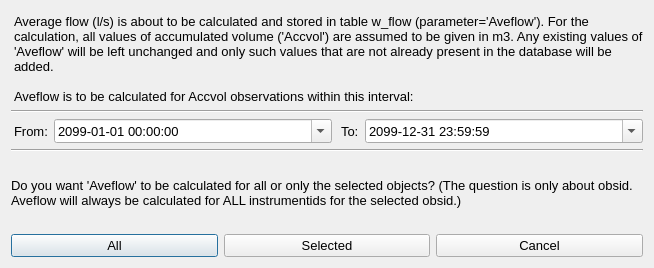
<?xml version="1.0" encoding="UTF-8"?>
<ui version="4.0">
 <class>Dialog</class>
 <widget class="QDialog" name="Dialog">
  <property name="windowModality">
   <enum>Qt::NonModal</enum>
  </property>
  <property name="enabled">
   <bool>true</bool>
  </property>
  <property name="geometry">
   <rect>
    <x>0</x>
    <y>0</y>
    <width>493</width>
    <height>268</height>
   </rect>
  </property>
  <property name="sizePolicy">
   <sizepolicy hsizetype="MinimumExpanding" vsizetype="MinimumExpanding">
    <horstretch>0</horstretch>
    <verstretch>0</verstretch>
   </sizepolicy>
  </property>
  <property name="minimumSize">
   <size>
    <width>0</width>
    <height>0</height>
   </size>
  </property>
  <property name="maximumSize">
   <size>
    <width>16777215</width>
    <height>16777215</height>
   </size>
  </property>
  <property name="windowTitle">
   <string>Dialog</string>
  </property>
  <property name="modal">
   <bool>false</bool>
  </property>
  <layout class="QVBoxLayout" name="verticalLayout_2">
   <item>
    <layout class="QVBoxLayout" name="verticalLayout">
     <item>
      <widget class="QLabel" name="Instructions">
       <property name="sizePolicy">
        <sizepolicy hsizetype="MinimumExpanding" vsizetype="Preferred">
         <horstretch>0</horstretch>
         <verstretch>0</verstretch>
        </sizepolicy>
       </property>
       <property name="minimumSize">
        <size>
         <width>0</width>
         <height>0</height>
        </size>
       </property>
       <property name="font">
        <font>
         <family>Arial</family>
         <pointsize>10</pointsize>
         <weight>50</weight>
         <bold>false</bold>
         <kerning>true</kerning>
        </font>
       </property>
       <property name="text">
        <string>Average flow (l/s) is about to be calculated and stored in table w_flow (parameter='Aveflow'). For the calculation, all values of accumulated volume ('Accvol') are assumed to be given in m3. Any existing values of 'Aveflow' will be left unchanged and only such values that are not already present in the database will be added. 

Aveflow is to be calculated for Accvol observations within this interval:</string>
       </property>
       <property name="alignment">
        <set>Qt::AlignLeading|Qt::AlignLeft|Qt::AlignTop</set>
       </property>
       <property name="wordWrap">
        <bool>true</bool>
       </property>
       <property name="indent">
        <number>3</number>
       </property>
      </widget>
     </item>
     <item>
      <widget class="Line" name="line">
       <property name="sizePolicy">
        <sizepolicy hsizetype="Expanding" vsizetype="Fixed">
         <horstretch>0</horstretch>
         <verstretch>0</verstretch>
        </sizepolicy>
       </property>
       <property name="minimumSize">
        <size>
         <width>0</width>
         <height>0</height>
        </size>
       </property>
       <property name="font">
        <font>
         <family>Arial</family>
        </font>
       </property>
       <property name="orientation">
        <enum>Qt::Horizontal</enum>
       </property>
      </widget>
     </item>
     <item>
      <layout class="QHBoxLayout" name="horizontalLayout">
       <item>
        <widget class="QLabel" name="label_2">
         <property name="sizePolicy">
          <sizepolicy hsizetype="Preferred" vsizetype="Preferred">
           <horstretch>0</horstretch>
           <verstretch>0</verstretch>
          </sizepolicy>
         </property>
         <property name="minimumSize">
          <size>
           <width>0</width>
           <height>0</height>
          </size>
         </property>
         <property name="font">
          <font>
           <family>Arial</family>
           <pointsize>10</pointsize>
          </font>
         </property>
         <property name="text">
          <string>From:</string>
         </property>
         <property name="alignment">
          <set>Qt::AlignLeading|Qt::AlignLeft|Qt::AlignVCenter</set>
         </property>
         <property name="indent">
          <number>3</number>
         </property>
        </widget>
       </item>
       <item>
        <widget class="QDateTimeEdit" name="FromDateTime">
         <property name="sizePolicy">
          <sizepolicy hsizetype="MinimumExpanding" vsizetype="Fixed">
           <horstretch>0</horstretch>
           <verstretch>0</verstretch>
          </sizepolicy>
         </property>
         <property name="minimumSize">
          <size>
           <width>0</width>
           <height>0</height>
          </size>
         </property>
         <property name="font">
          <font>
           <family>Arial</family>
           <pointsize>10</pointsize>
          </font>
         </property>
         <property name="wrapping">
          <bool>false</bool>
         </property>
         <property name="frame">
          <bool>true</bool>
         </property>
         <property name="specialValueText">
          <string/>
         </property>
         <property name="keyboardTracking">
          <bool>true</bool>
         </property>
         <property name="dateTime">
          <datetime>
           <hour>0</hour>
           <minute>0</minute>
           <second>0</second>
           <year>2099</year>
           <month>1</month>
           <day>1</day>
          </datetime>
         </property>
         <property name="date">
          <date>
           <year>2099</year>
           <month>1</month>
           <day>1</day>
          </date>
         </property>
         <property name="displayFormat">
          <string>yyyy-MM-dd HH:mm:ss</string>
         </property>
         <property name="calendarPopup">
          <bool>true</bool>
         </property>
        </widget>
       </item>
       <item>
        <widget class="QLabel" name="label_3">
         <property name="sizePolicy">
          <sizepolicy hsizetype="Preferred" vsizetype="Preferred">
           <horstretch>0</horstretch>
           <verstretch>0</verstretch>
          </sizepolicy>
         </property>
         <property name="minimumSize">
          <size>
           <width>0</width>
           <height>0</height>
          </size>
         </property>
         <property name="font">
          <font>
           <family>Arial</family>
           <pointsize>10</pointsize>
          </font>
         </property>
         <property name="text">
          <string>To:</string>
         </property>
         <property name="alignment">
          <set>Qt::AlignLeading|Qt::AlignLeft|Qt::AlignVCenter</set>
         </property>
         <property name="indent">
          <number>3</number>
         </property>
        </widget>
       </item>
       <item>
        <widget class="QDateTimeEdit" name="ToDateTime">
         <property name="sizePolicy">
          <sizepolicy hsizetype="Expanding" vsizetype="Fixed">
           <horstretch>0</horstretch>
           <verstretch>0</verstretch>
          </sizepolicy>
         </property>
         <property name="minimumSize">
          <size>
           <width>0</width>
           <height>0</height>
          </size>
         </property>
         <property name="font">
          <font>
           <family>Arial</family>
           <pointsize>10</pointsize>
          </font>
         </property>
         <property name="wrapping">
          <bool>false</bool>
         </property>
         <property name="frame">
          <bool>true</bool>
         </property>
         <property name="specialValueText">
          <string/>
         </property>
         <property name="keyboardTracking">
          <bool>true</bool>
         </property>
         <property name="dateTime">
          <datetime>
           <hour>23</hour>
           <minute>59</minute>
           <second>59</second>
           <year>2099</year>
           <month>12</month>
           <day>31</day>
          </datetime>
         </property>
         <property name="displayFormat">
          <string>yyyy-MM-dd HH:mm:ss</string>
         </property>
         <property name="calendarPopup">
          <bool>true</bool>
         </property>
        </widget>
       </item>
      </layout>
     </item>
     <item>
      <widget class="Line" name="line_2">
       <property name="sizePolicy">
        <sizepolicy hsizetype="Expanding" vsizetype="Fixed">
         <horstretch>0</horstretch>
         <verstretch>0</verstretch>
        </sizepolicy>
       </property>
       <property name="minimumSize">
        <size>
         <width>0</width>
         <height>0</height>
        </size>
       </property>
       <property name="font">
        <font>
         <family>Arial</family>
        </font>
       </property>
       <property name="orientation">
        <enum>Qt::Horizontal</enum>
       </property>
      </widget>
     </item>
     <item>
      <widget class="QLabel" name="label">
       <property name="sizePolicy">
        <sizepolicy hsizetype="MinimumExpanding" vsizetype="Preferred">
         <horstretch>0</horstretch>
         <verstretch>0</verstretch>
        </sizepolicy>
       </property>
       <property name="minimumSize">
        <size>
         <width>0</width>
         <height>0</height>
        </size>
       </property>
       <property name="font">
        <font>
         <family>Arial</family>
         <pointsize>10</pointsize>
        </font>
       </property>
       <property name="text">
        <string>Do you want 'Aveflow' to be calculated for all or only the selected objects? (The question is only about obsid. Aveflow will always be calculated for ALL instrumentids for the selected obsid.)</string>
       </property>
       <property name="wordWrap">
        <bool>true</bool>
       </property>
      </widget>
     </item>
     <item>
      <layout class="QHBoxLayout" name="horizontalLayout_2">
       <item>
        <widget class="QPushButton" name="pushButton_All">
         <property name="sizePolicy">
          <sizepolicy hsizetype="Preferred" vsizetype="Fixed">
           <horstretch>0</horstretch>
           <verstretch>0</verstretch>
          </sizepolicy>
         </property>
         <property name="minimumSize">
          <size>
           <width>0</width>
           <height>0</height>
          </size>
         </property>
         <property name="font">
          <font>
           <family>Arial</family>
           <pointsize>10</pointsize>
          </font>
         </property>
         <property name="text">
          <string>All</string>
         </property>
        </widget>
       </item>
       <item>
        <widget class="QPushButton" name="pushButton_Selected">
         <property name="sizePolicy">
          <sizepolicy hsizetype="Preferred" vsizetype="Fixed">
           <horstretch>0</horstretch>
           <verstretch>0</verstretch>
          </sizepolicy>
         </property>
         <property name="minimumSize">
          <size>
           <width>0</width>
           <height>0</height>
          </size>
         </property>
         <property name="font">
          <font>
           <family>Arial</family>
           <pointsize>10</pointsize>
          </font>
         </property>
         <property name="text">
          <string>Selected</string>
         </property>
        </widget>
       </item>
       <item>
        <widget class="QPushButton" name="pushButton_Cancel">
         <property name="sizePolicy">
          <sizepolicy hsizetype="Preferred" vsizetype="Fixed">
           <horstretch>0</horstretch>
           <verstretch>0</verstretch>
          </sizepolicy>
         </property>
         <property name="minimumSize">
          <size>
           <width>0</width>
           <height>0</height>
          </size>
         </property>
         <property name="font">
          <font>
           <family>Arial</family>
           <pointsize>10</pointsize>
          </font>
         </property>
         <property name="text">
          <string>Cancel</string>
         </property>
        </widget>
       </item>
      </layout>
     </item>
    </layout>
   </item>
  </layout>
 </widget>
 <resources/>
 <connections/>
</ui>
